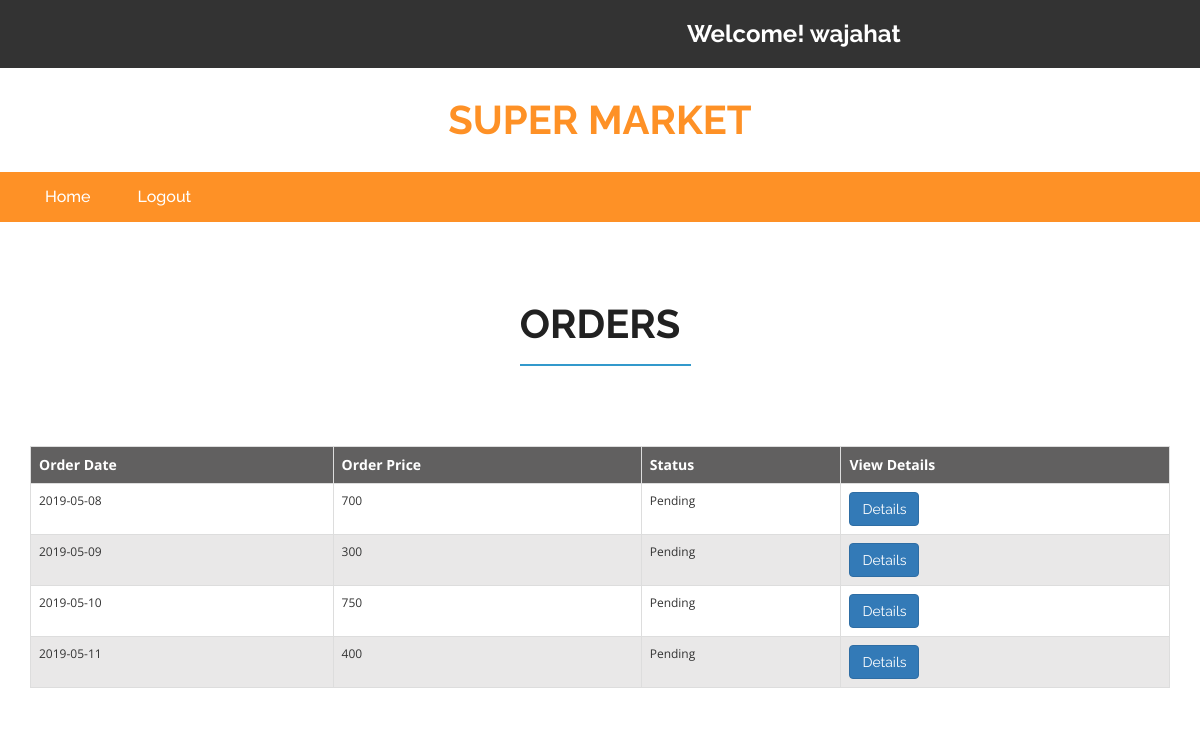
The app's page /customer-orders.php (signed in) with its own data.
### tables this page shows
CREATE TABLE `ORDERS` (
  `ORDER_ID` int(11) NOT NULL,
  `CUS_ID` int(11) NOT NULL,
  `ORDER_DATE` varchar(10) NOT NULL,
  `PRICE` int(11) NOT NULL,
  `STATUS` varchar(15) NOT NULL DEFAULT 'Pending',
  `EMP_ID` int(11) DEFAULT NULL
);

### customer-orders.php (the view, shortened to what this page needs)
<?php
	include "connect.php";
?>
<!DOCTYPE html>
<html>
<head>
    <link href="css/bootstrap.css" rel="stylesheet" type="text/css" media="all" />
    <link href="css/checkbox.css" rel="stylesheet" type="text/css" media="all" />
    <link href="css/style.css" rel="stylesheet" type="text/css" media="all" />
    <link href="css/style1.css" rel="stylesheet" type="text/css" media="all" />
    <link href="css/font-awesome.css" rel="stylesheet">
</head>
<body>
	<div class="agileits_header">
        <div class="container">
            <div class="w3l_offers">
            </div>
            <div class="agile-login">
                <h3 style="color:white">Welcome!
                    <?php if(isset($_SESSION["name"])) {echo $_SESSION["name"];} ?>
                </h3>
            </div>
        </div>
    </div>
    <div class="logo_products">
        <div class="container">
            <div class="w3ls_logo_products_left">
                <h1><a href="customer-home.php">super Market</a></h1>
            </div>
            <div class="clearfix"> </div>
        </div>
    </div>
    <div class="navigation-agileits">
        <div class="container">
            <nav class="navbar navbar-default">
                <div class="collapse navbar-collapse" id="bs-megadropdown-tabs">
                    <ul class="nav navbar-nav" >
                        <li class="active"><a href="customer-home.php" class="act">Home</a></li>
                        <li class="active"><a href="logout.php">Logout</a></li>
                    </ul>
                </div>
            </nav>
        </div>
    </div>
    <div class="login">
        <div class="container">
            <h2>orders</h2>
        </div>
    </div>
	<?php
            $qry = "SELECT * FROM ORDERS";
            $res = $con->query($qry);
			$result = "";
            $class = "tblro";
            $flag = 1;
			if ($res->num_rows>0) {
                $result .= "<div class ='container'>";
				$result .= "<table align='center' class='table table-bordered'>";
				$result .= "<tr class='tblh'><th>Order Date</th><th>Order Price</th><th>Status</th><th>View Details</th></tr>";
				while ($row = $res->fetch_assoc())
				{
					$result .= "<tr class ='".$class."'>
									<td>
										".$row['ORDER_DATE']."
									</td>
									<td>
										".$row['PRICE']."
									</td>
									<td>
										".$row['STATUS']."
									</td>
									<td>
										"."<span><a class='btn btn-primary' href='customer-order-details.php?id={$row['ORDER_ID']}'>Details</a></span>" ."
									</td>
								</tr>";
                    $flag++;
                    if(($flag)%2==0)
                        $class = "tblre";
                    else
                        $class = "tblro";
				}
				$result .= "</table></div>";
			}
			echo $result;
	?>
</body>
</html>

### css/style.css (style rules this page uses)
html, body { font-size: 100%; font-family: 'Open Sans', sans-serif; background:#ffffff; }
ul li,ol li { font-size:14px; }
h1,h2,h3,h4,h5,h6,a { font-family: 'Raleway', sans-serif; margin:0; font-weight:700; }
ul,label { margin:0; padding:0; }
.agileits_header { background: #333333; padding: 12px 0; }
.w3l_offers { float: left; padding: 9px 0; width: 47%; }
.agile-login { float: left; width: 40%; text-align: center; padding: 9px 0; }
.logo_products { padding: 2em 0; }
.w3ls_logo_products_left { float: left; text-align: center; width: 33.33%; }
.w3ls_logo_products_left h1 a { font-size: 40px; color: #fe9126; text-decoration: none; text-transform: uppercase; display: block; line-height: 1; }
.navbar-default .navbar-nav > li > a { color: #fff; font-size: 16px; font-weight: 500; }
.navbar-default .navbar-nav > .active > a, .navbar-default .navbar-nav > .active > a:hover, .navbar-default .navbar-nav > .active > a:focus { background-color: transparent; color: #fff !important; }
.navbar-default .navbar-collapse, .navbar-default .navbar-form { border: none; }
.navbar { position: relative; min-height: 50px; margin-bottom: 10px; border: 1px solid transparent; }
.navbar-default { background: none; border: none; }
.navbar-collapse { padding: 0; }
.navigation-agileits { background: #fe9126; }
.navbar-nav > li { float: left; margin-left: 17px; }
.navbar-nav > li:nth-child(1) { margin-left: 0px; }
.navbar-collapse { padding: 0; box-shadow: none; }
.navbar { margin-bottom: 0; border: none; }
.top-brands h2,.newproducts-w3agile h3,.login h2,.register h2,.faq-w3agile h3,.brands h3 { text-align:center; color:#212121; padding-bottom:.5em; position:relative; font-size: 2.5em; text-transform: uppercase; }
.top-brands h2:after,.newproducts-w3agile h3:after,.login h2:after,.register h2:after,.faq-w3agile h3:after,.brands h3:after { content: ''; background: #3399cc; height: 2px; width: 15%; position: absolute; bottom: 0%; left: 43%; }
.login { padding: 5em 0; }

### customer-orders.php (style rules this page uses)
.tblh { background: #616060; font-size: 14px; color: white; }
.tblro { font-size: 12px; }
.tblre { font-size: 12px; background: #E9E8E8; }

### records on screen
orders: ORDER_DATE "2019-05-08", PRICE "700", STATUS "Pending"
orders: ORDER_DATE "2019-05-09", PRICE "300", STATUS "Pending"
orders: ORDER_DATE "2019-05-10", PRICE "750", STATUS "Pending"
orders: ORDER_DATE "2019-05-11", PRICE "400", STATUS "Pending"

### other values on screen
$_SESSION["name"] "wajahat"
